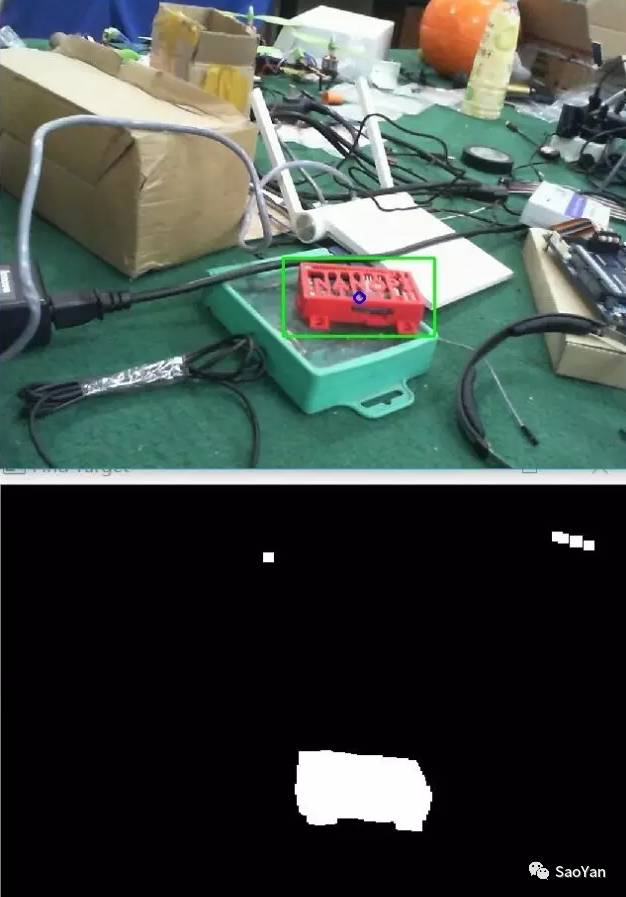
%> input picture 直方图反向投影/Test.jpg, 626 x 897 px
$ octave Untitled.m   (GNU Octave 9; MATLAB toolbox functions it lacks are replaced by stand-ins)
%> lines starting %> are read from the running program, lines starting %| are printed output that depends on the picture; in (x1, y1, x2, y2) boxes, pixels count from 0 and x2, y2 are one past the last pixel; in counts of white or black regions, pixels touching at a corner belong together; the program's own positions count from 1
clear;clc;close;
n=4;
a=imread('Test.jpg');
%> a is the input picture: size 897x626x3 uint8; mean R, G, B 65.7, 74.2, 69.6
a1=a(1:450,:,:);
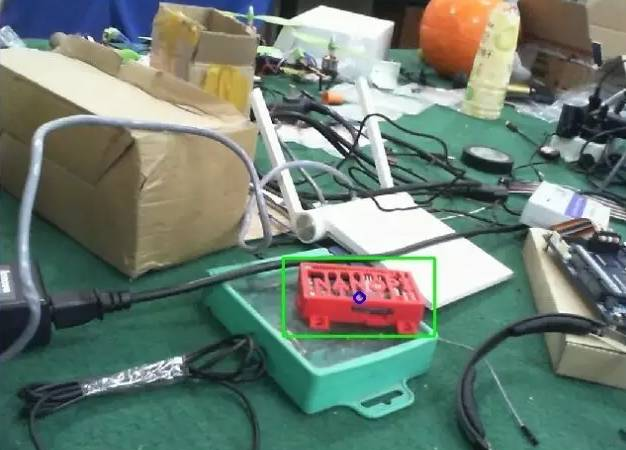
%> a1: size 450x626x3 uint8; mean R, G, B 110, 126.1, 114.9
%%
temp_a=a1;
subplot(2,2,1)
imshow(a1)
subplot(2,2,1)
imshow(temp_a)
%% 找到颜色范围
r=a1(:,:,1);
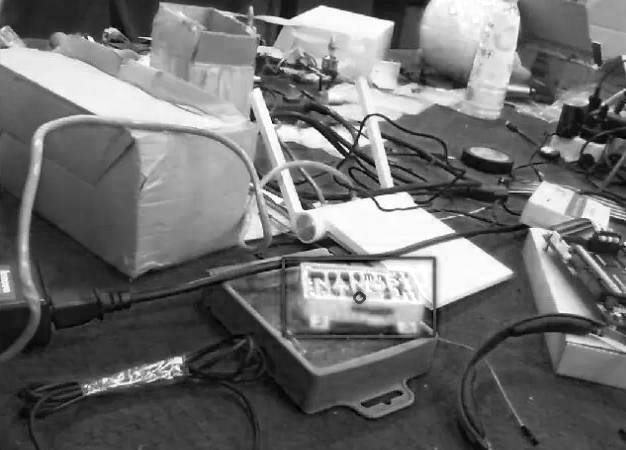
%> r: size 450x626 uint8; min 0, max 255, mean 110
g=a1(:,:,2);
b=a1(:,:,3);
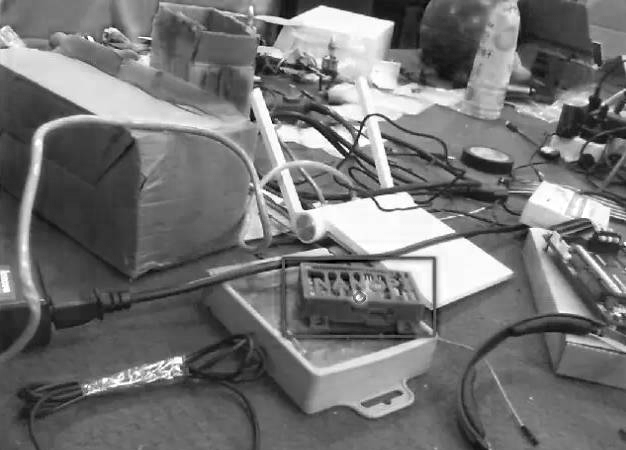
%> b: size 450x626 uint8; min 0, max 255, mean 114.9
r1=r>180 & r<255;
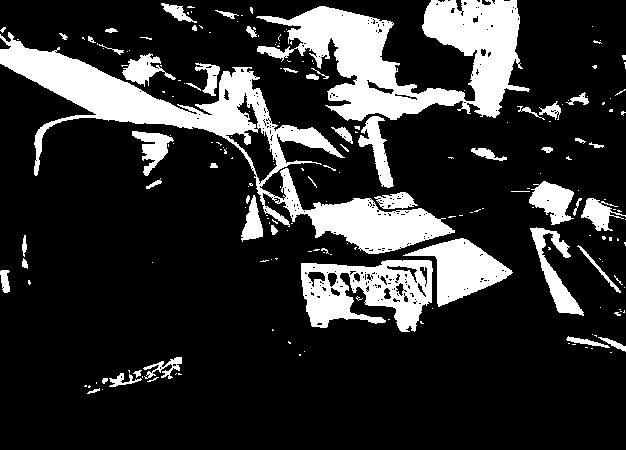
%> r1: size 450x626 logical; 19.1% white; 203 white regions (151 under 20 px), largest, box (x1, y1, x2, y2) and area: (0, 32, 455, 254) 17713, (256, 0, 530, 121) 15644, (301, 260, 433, 332) 5752
g1=g>50 & g<130;
%> g1: size 450x626 logical; 53.2% white; 491 black regions (383 under 20 px), largest, box (x1, y1, x2, y2) and area: (0, 26, 517, 418) 63335, (138, 0, 626, 190) 33982, (486, 164, 626, 318) 7397
b1=b>55 & b<140;
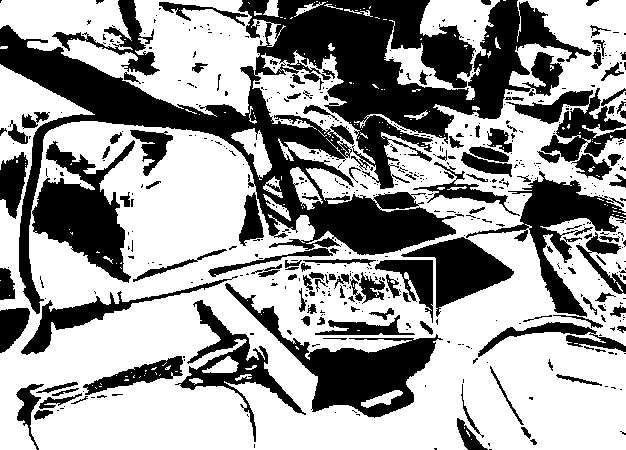
%> b1: size 450x626 logical; 61.4% white; 560 black regions (431 under 20 px), largest, box (x1, y1, x2, y2) and area: (0, 0, 592, 314) 49970, (225, 283, 443, 418) 7664, (32, 140, 135, 283) 6856
img_merge=r1.*g1.*b1; %三色区域融合的二值图
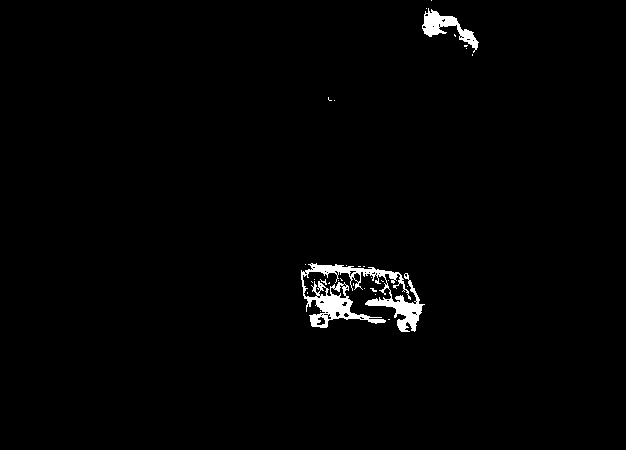
%> img_merge: size 450x626 double; values 0 (black) and 1 (white), 1.4% white; 31 white regions (29 under 20 px), largest, box (x1, y1, x2, y2) and area: (301, 263, 425, 332) 3161, (422, 8, 479, 53) 801
subplot(2,2,2)
imshow(img_merge)

%% 通过联通点来找物体位置
CC = bwconncomp(img_merge);
%> CC = 31 connected components
object_con=CC.PixelIdxList{1}
%> object_con = 3161 values, max 191105 at index 3084, min 135721 at index 1, mean 162378.2
%% 确定物体所在位置
im_box=zeros(size(r));
im_box(object_con)=1;
%> im_box: size 450x626 double; values 0 (black) and 1 (white), 1.1% white; 1 white region, box (x1, y1, x2, y2) and area: (301, 263, 425, 332) 3161
[rows,cols]=find(im_box);
%> rows = 3161 values from 264 to 332; cols = 3161 values from 302 to 425
min_row=min(rows);
%> min_row = 264
max_row=max(rows);
%> max_row = 332
min_col=min(cols);
%> min_col = 302
max_col=max(cols);
%> max_col = 425
im_box(min_row:max_row,min_col:max_col)=1;
%> im_box: size 450x626 double; values 0 (black) and 1 (white), 3% white; 1 white region, box (x1, y1, x2, y2) and area: (301, 263, 425, 332) 8556
subplot(2,2,3)
imshow(im_box);
%%
subplot(2,2,4)
% new_img=a1(min_row:max_row,min_col:max_col,:);
% imshow(new_img)
imshow(a1);
rectangle('Position',[min_col,min_row,max_col-min_col,max_row-min_row],'EdgeColor','b','LineWidth',3);
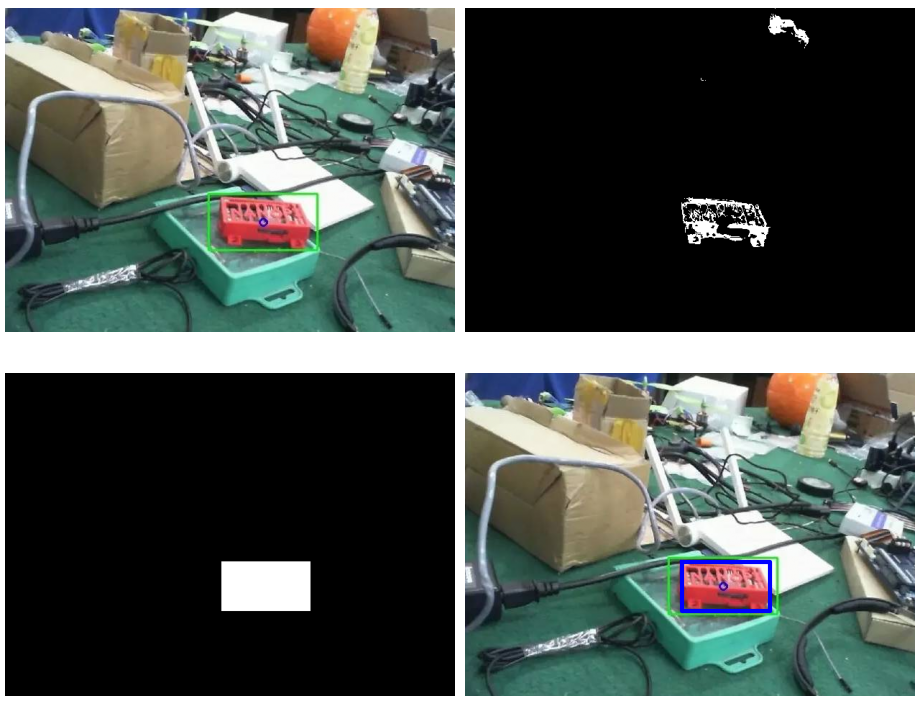
%> figure redrawn from the program's plot data, 4 panels
